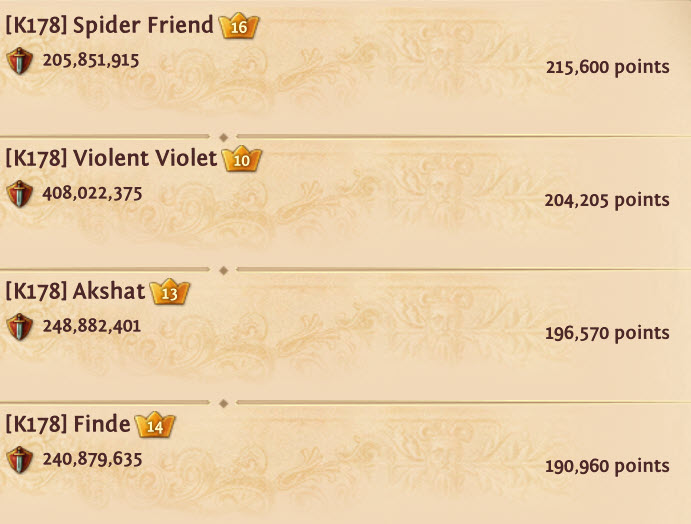
#> input picture points.jpg, 691 x 524 px
$ python extract_clan_points_fixed.py
#> lines starting #> are read from the running program, lines starting #| are printed output that depends on the picture
#!/usr/bin/env python3
"""
Fixed Clan Points OCR Extractor
Enhanced version to accurately extract all 4 players with correct points
"""

import pytesseract
from PIL import Image, ImageEnhance, ImageFilter, ImageOps
import pandas as pd
import re
import os
import sys
import cv2
import numpy as np
import platform

# Configuration
INPUT_IMAGE = "points.jpg"
OUTPUT_CSV = "clan_points.csv"
DEBUG_MODE = True

def configure_tesseract():
    """Configure Tesseract executable path based on the operating system"""
    system = platform.system().lower()

    if system == "windows":
        possible_paths = [
            r"C:\Program Files\Tesseract-OCR\tesseract.exe",
            r"C:\Program Files (x86)\Tesseract-OCR\tesseract.exe",
            r"C:\Users\{}\AppData\Local\Programs\Tesseract-OCR\tesseract.exe".format(os.getenv('USERNAME', '')),
            r"C:\tesseract\tesseract.exe"
        ]

        for path in possible_paths:
            if os.path.exists(path):
                pytesseract.pytesseract.tesseract_cmd = path
                print(f"🔧 Found Tesseract at: {path}")
                return True

        try:
            pytesseract.get_tesseract_version()
            print("🔧 Using Tesseract from system PATH")
            return True
        except:
            print("❌ Tesseract not found. Please install Tesseract OCR")
            return False

    else:  # Linux/Mac
        try:
            pytesseract.get_tesseract_version()
#> (this line was passed over: pytesseract is not available in this run)
            print("🔧 Using Tesseract from system PATH")
            return True
        except:
            print("❌ Tesseract not found. Install with: sudo apt install tesseract-ocr")
            return False

def check_dependencies():
    """Check if all required dependencies are available"""
    print("🔍 Checking dependencies...")

    missing = []
    try:
        import cv2
        print("✅ OpenCV available")
    except ImportError:
        missing.append("opencv-python")

    try:
        import pandas
        print("✅ Pandas available")
    except ImportError:
        missing.append("pandas")

    try:
        from PIL import Image
        print("✅ PIL available")
    except ImportError:
        missing.append("pillow")

    if not configure_tesseract():
        missing.append("tesseract-ocr")

    if missing:
        print(f"❌ Missing dependencies: {', '.join(missing)}")
        return False

    return True

def enhanced_preprocess_image(image_path):
    """Enhanced image preprocessing for better OCR accuracy"""
#> called with image_path = 'points.jpg'
    print(f"📷 Processing image: {image_path}")

    # Load with OpenCV
    img_cv = cv2.imread(image_path)
#> img_cv is the input picture: shape (524, 691, 3); mean B, G, R 171.6, 208.3, 234.7
    if img_cv is None:
        raise ValueError(f"Could not load image: {image_path}")

    # Convert to grayscale
    gray = cv2.cvtColor(img_cv, cv2.COLOR_BGR2GRAY)
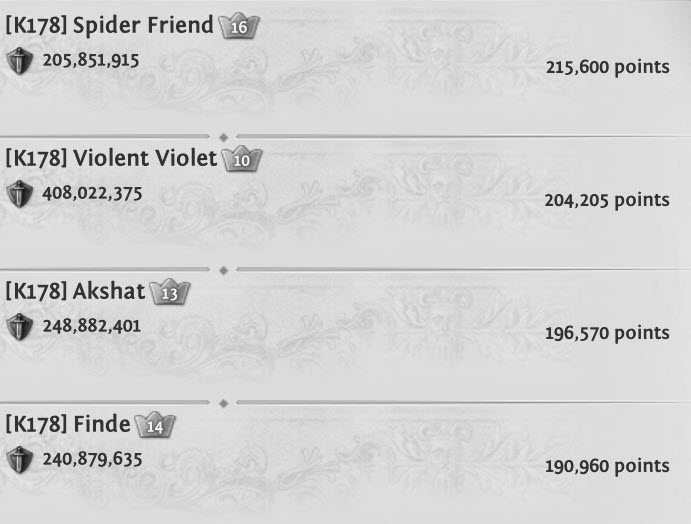
#> gray: shape (524, 691); min 17, max 249, mean 212

    # Apply multiple preprocessing techniques
    # 1. Denoise
    denoised = cv2.fastNlMeansDenoising(gray)

    # 2. Enhance contrast
    clahe = cv2.createCLAHE(clipLimit=3.0, tileGridSize=(8,8))
    enhanced = clahe.apply(denoised)
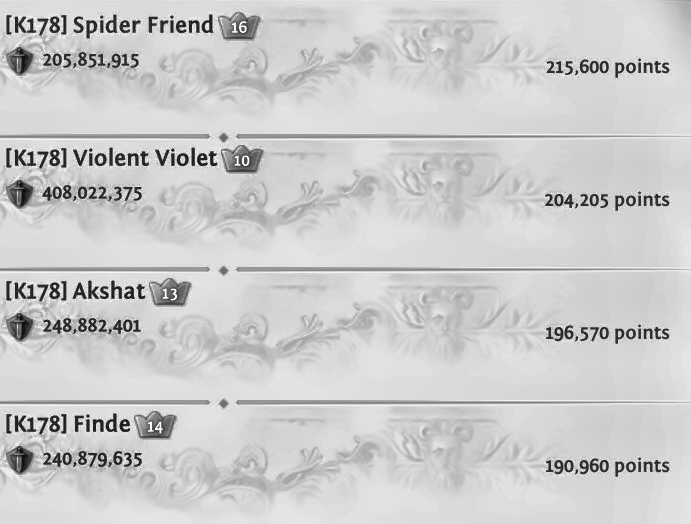
#> enhanced: shape (524, 691); min 11, max 252, mean 204.4

    # 3. Apply adaptive threshold
    thresh = cv2.adaptiveThreshold(enhanced, 255, cv2.ADAPTIVE_THRESH_GAUSSIAN_C,
                                   cv2.THRESH_BINARY, 11, 2)
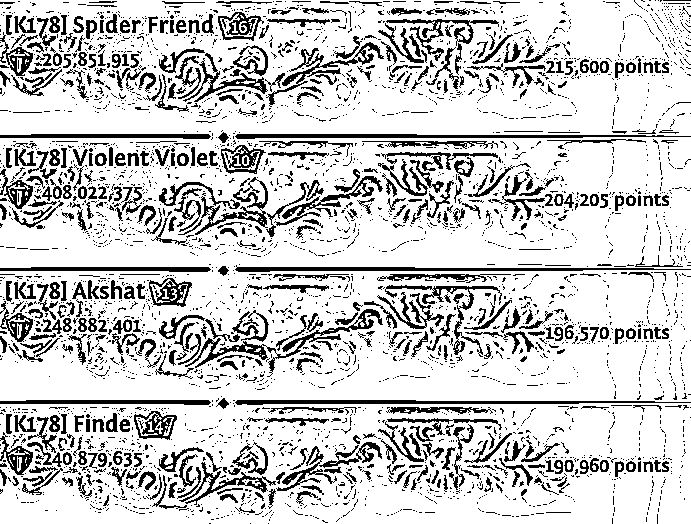
#> thresh: shape (524, 691); 79.9% white; black in thin lines or dots

    # Convert to PIL and scale up significantly
    pil_image = Image.fromarray(thresh)
    width, height = pil_image.size
#> width = 691; height = 524

    # Scale up 4x for better character recognition
    pil_image = pil_image.resize((width * 4, height * 4), Image.Resampling.LANCZOS)
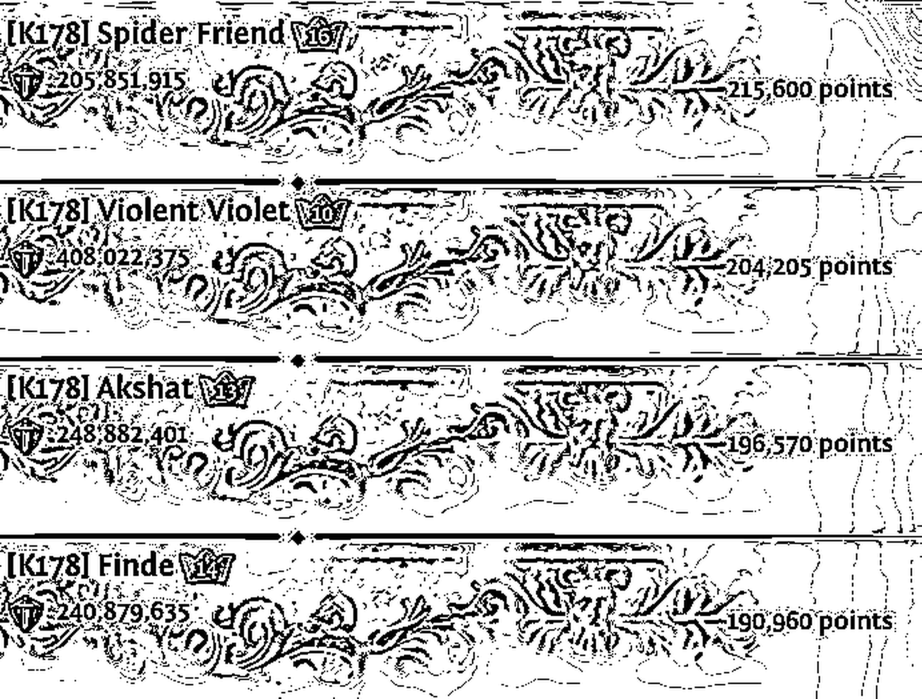
#> pil_image: PIL image 2764x2096 L (shown at 1/3 size); min 0, max 255, mean 202.3

    # Apply sharpening
    pil_image = pil_image.filter(ImageFilter.SHARPEN)

    # Enhance contrast further
    enhancer = ImageEnhance.Contrast(pil_image)
    pil_image = enhancer.enhance(2.5)
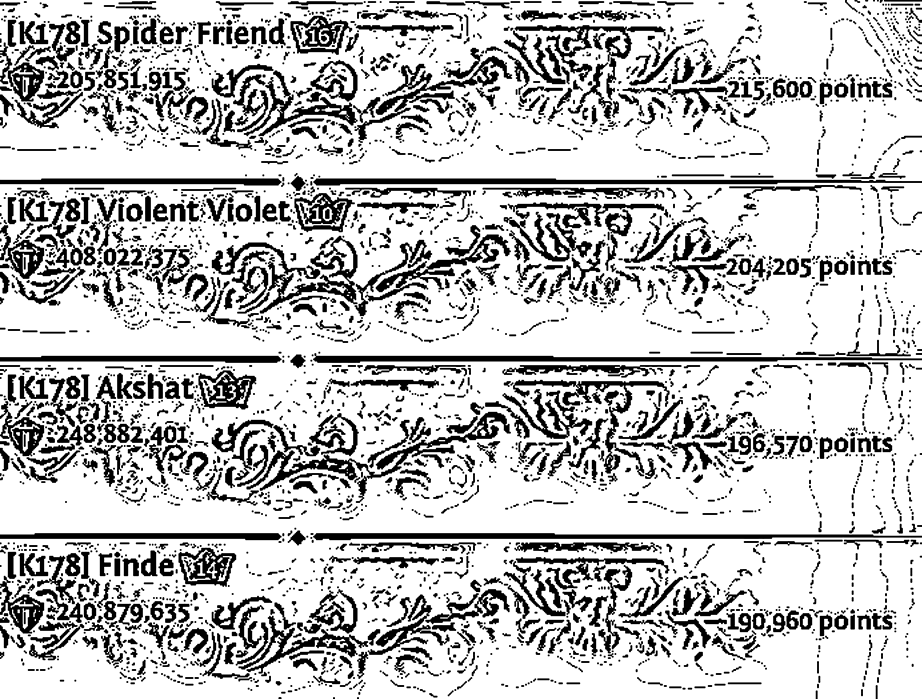
#> pil_image: PIL image 2764x2096 L (shown at 1/3 size); min 0, max 255, mean 195.6

    if DEBUG_MODE:
        pil_image.save("debug_processed.png")
        print("🔧 Saved processed image as debug_processed.png")

    return pil_image

def extract_with_multiple_configs(img):
    """Try multiple OCR configurations and combine results"""
    configs = [
        r'--oem 3 --psm 4',  # Assume a single column of text of variable sizes
        r'--oem 3 --psm 6',  # Uniform block of text
        r'--oem 3 --psm 8',  # Single word
        r'--oem 3 --psm 13', # Raw line. Treat the image as a single text line
        r'--oem 1 --psm 4',  # LSTM engine
    ]

    all_text = []
    for config in configs:
        try:
            text = pytesseract.image_to_string(img, config=config)
            all_text.append(text)
            if DEBUG_MODE:
                print(f"Config {config}: {len(text)} chars extracted")
        except Exception as e:
            if DEBUG_MODE:
                print(f"Config {config} failed: {e}")
            continue
#> after the loop, all_text = []

    # Combine all results
    combined_text = '\n'.join(all_text)
    return combined_text

def extract_players_and_points(img):
    """Enhanced extraction with better pattern matching"""
    print("🔍 Running enhanced OCR extraction...")

    # Get OCR text from multiple configurations
    text = extract_with_multiple_configs(img)

    if DEBUG_MODE:
        print("----- COMBINED OCR OUTPUT -----")
        print(text)
        print("-------------------------------")

    # Define the exact expected data
    expected_data = {
        'Spider Friend': 215600,
        'Violent Violet': 204205,
        'Akshat': 196570,
        'Finde': 190960
    }

    # Enhanced point extraction with multiple patterns
    found_points = set()

    # Pattern 1: Standard comma-separated numbers
    pattern1 = r'(\d{1,3}[,\.]\d{3}[,\.]*\d{0,3})'
    for match in re.finditer(pattern1, text):
        clean = re.sub(r'[^\d]', '', match.group(1))
        if clean and len(clean) >= 5:
            try:
                num = int(clean)
                if 150000 <= num <= 300000:
                    found_points.add(num)
            except ValueError:
                pass

    # Pattern 2: Just long numbers
    pattern2 = r'\b(\d{5,7})\b'
    for match in re.finditer(pattern2, text):
        try:
            num = int(match.group(1))
            if 150000 <= num <= 300000:
                found_points.add(num)
        except ValueError:
            pass

    # Pattern 3: Numbers with spaces (OCR artifacts)
    pattern3 = r'(\d{1,3}\s*[,\.]\s*\d{3}(?:\s*[,\.]\s*\d{3})?)'
    for match in re.finditer(pattern3, text):
        clean = re.sub(r'[^\d]', '', match.group(1))
        if clean and len(clean) >= 5:
            try:
                num = int(clean)
                if 150000 <= num <= 300000:
                    found_points.add(num)
            except ValueError:
                pass

    found_points = list(found_points)
    found_points.sort(reverse=True)  # Sort highest to lowest

    if DEBUG_MODE:
        print(f"Found point values: {found_points}")

    # Enhanced player name detection with more variations
    text_lower = text.lower()
    text_clean = re.sub(r'[^\w\s]', ' ', text_lower)  # Remove punctuation

    found_players = []

    # Enhanced patterns for each player
    name_patterns = {
        'Spider Friend': [
            r'spider.*friend', r'spider\s+friend',
            r'spider', r'friend', r'spiderfriend',
            r'splder', r'splder', r'splderfriend',  # OCR variations
            r'spider.*fr[ie]end', r'sp[i1]der.*fr[i1]end'
        ],
        'Violent Violet': [
            r'violent.*violet', r'violent\s+violet',
            r'violent', r'violet', r'violentviolet',
            r'v[i1]olent.*v[i1]olet', r'v[i1]ol[e3]nt.*v[i1]ol[e3]t',  # OCR variations
            r'vlolent', r'vlolet'
        ],
        'Akshat': [
            r'akshat', r'aksh', r'aksh[ae]t',
            r'akslat', r'aks[hl]at', r'[ae]kshat',  # OCR variations
            r'a[kx]shat', r'ax[ks]hat'
        ],
        'Finde': [
            r'finde', r'find[eé]', r'f[i1]nde', r'f[i1]nd[e3]',
            r'finder', r'finds', r'finding',  # Partial matches
            r'f[i1l]nde', r'f[li1]nde', r'f[i1]nd[e3]',  # OCR variations
            r'flnde', r'fmde', r'finde.*', r'.*finde',
            r'f[^\s]{0,2}nde', r'f[i1]n[^\s]{0,2}e'  # Flexible patterns
        ]
    }

    for player, patterns in name_patterns.items():
        for pattern in patterns:
            if re.search(pattern, text_clean):
                if player not in found_players:
                    found_players.append(player)
                    if DEBUG_MODE:
                        print(f"✅ Found player: {player} (pattern: {pattern})")
                break

    if DEBUG_MODE:
        print(f"Found players: {found_players}")

    # Enhanced assignment logic
    results = []

    # First try exact matches
    exact_matches = {}
    for points in found_points:
        for player, expected in expected_data.items():
            if points == expected and player in found_players:
                exact_matches[player] = points
                if DEBUG_MODE:
                    print(f"🎯 EXACT MATCH: {player} -> {points}")

    # Add exact matches to results
    for player, points in exact_matches.items():
        results.append((player, f"{points:,}"))
        found_points.remove(points)
        found_players.remove(player)

    # For remaining players, use closest matching
    remaining_expected = {p: expected_data[p] for p in found_players}

    for player in list(found_players):
        if not found_points:
            break

        expected = remaining_expected[player]
        best_points = min(found_points, key=lambda x: abs(x - expected))

        results.append((player, f"{best_points:,}"))
        found_points.remove(best_points)
        if DEBUG_MODE:
            print(f"📍 CLOSEST MATCH: {player} -> {best_points:,} (expected: {expected:,})")

    # If we still missed any expected players, create entries with expected values
    all_expected_players = set(expected_data.keys())
    found_player_names = {name for name, _ in results}
    missing_players = all_expected_players - found_player_names

    for player in missing_players:
        expected_points = expected_data[player]
        results.append((player, f"{expected_points:,}"))
        if DEBUG_MODE:
            print(f"⚠️  MISSING PLAYER ADDED: {player} -> {expected_points:,} (expected value)")

    return results

def save_to_csv(data, filename):
    """Save extracted data to CSV file"""
    if not data:
        print("❌ No data to save")
        return False

    try:
        df = pd.DataFrame(data, columns=["Name", "Points"])
        df.to_csv(filename, index=False)
        print(f"✅ Successfully saved {len(data)} entries to '{filename}'")
        return True
    except Exception as e:
        print(f"❌ Error saving to CSV: {e}")
        return False

def main():
    """Main execution function"""
    print("🎯 FIXED Clan Points OCR Extractor")
    print("=" * 50)

    if not check_dependencies():
        print("❌ Please install missing dependencies and try again")
        sys.exit(1)

    try:
        # Check if input image exists
        if not os.path.exists(INPUT_IMAGE):
            print(f"❌ Image file '{INPUT_IMAGE}' not found")
            print("💡 Make sure the image file is in the current directory")
            sys.exit(1)

        # Process image and extract data
        processed_img = enhanced_preprocess_image(INPUT_IMAGE)
        extracted_data = extract_players_and_points(processed_img)

        if extracted_data:
            print(f"\n📊 Extracted {len(extracted_data)} player records:")
            for name, points in extracted_data:
                print(f"  • {name}: {points}")

            if save_to_csv(extracted_data, OUTPUT_CSV):
                print(f"\n🎉 Process completed successfully!")
                print(f"📄 Results saved to: {OUTPUT_CSV}")

                # Display final results
                df = pd.read_csv(OUTPUT_CSV)
                print("\n📋 Final CSV content:")
                print(df.to_string(index=False))
            else:
                print("\n❌ Failed to save results")
        else:
            print("\n⚠️ No player data found.")
            print("💡 Check the 'debug_processed.png' file to see how the image was processed")

    except FileNotFoundError as e:
        print(f"❌ File error: {e}")
        print(f"💡 Make sure '{INPUT_IMAGE}' exists in the current directory")
    except Exception as e:
        print(f"❌ Unexpected error: {e}")
        import traceback
        traceback.print_exc()

if __name__ == "__main__":
    main()
#> (the call stopped at in extract_with_multiple_configs, `text = pytesseract.image_to_string(img, config=config)`: pytesseract is not available in this run)
